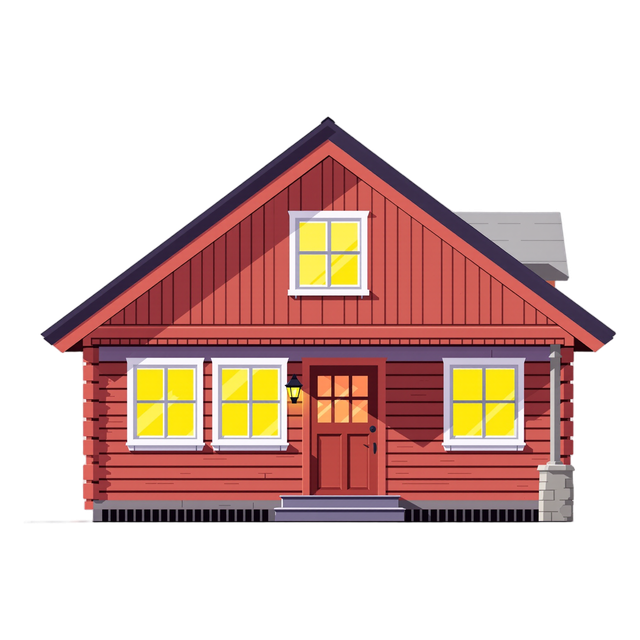
#> input picture DesignSandbox/Art/pl-house-cabin.png, 640 x 640 px
$ python porchlight_windows.py
#> lines starting #> are read from the running program, lines starting #| are printed output that depends on the picture; after the words box and inside, x2 and y2 are one past the last pixel; in counts of white or black regions, pixels touching at a corner belong together
"""Find the baked-in lit windows in the Porchlight house renders so code can overlay lit/unlit glass.

Prints normalized rects (x, y, w, h in 0…1 of the cropped image) per house as Swift literals.
Run after import_art_r3.py has produced DesignSandbox/Art/pl-house-*.png.
"""
import os
import numpy as np
from PIL import Image

ART = os.path.join(os.path.dirname(__file__), '..', '..', 'DesignSandbox', 'Art')


def windows(path, min_px=40):
#> called with min_px = 40
    im = np.asarray(Image.open(path).convert('RGBA')).astype(int)
    r, g, b, a = im[..., 0], im[..., 1], im[..., 2], im[..., 3]
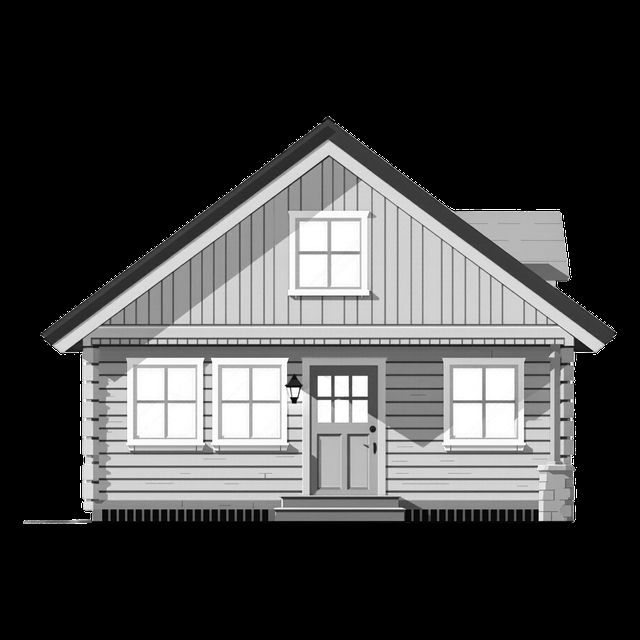
#> r: shape (640, 640) int64; min 0, max 255, mean 66.2
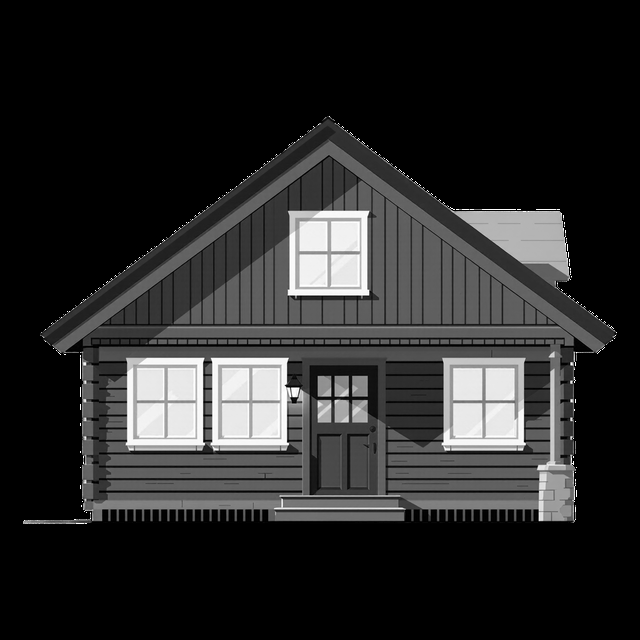
#> g: shape (640, 640) int64; min 0, max 255, mean 40.7
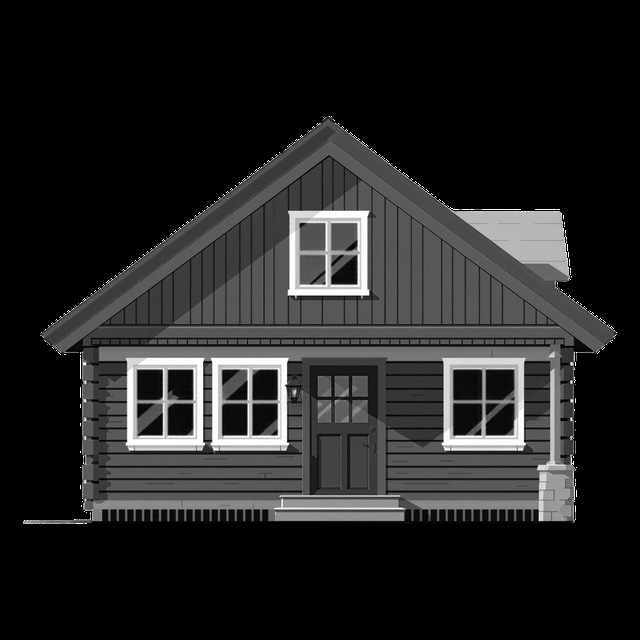
#> b: shape (640, 640) int64; min 0, max 255, mean 35.7
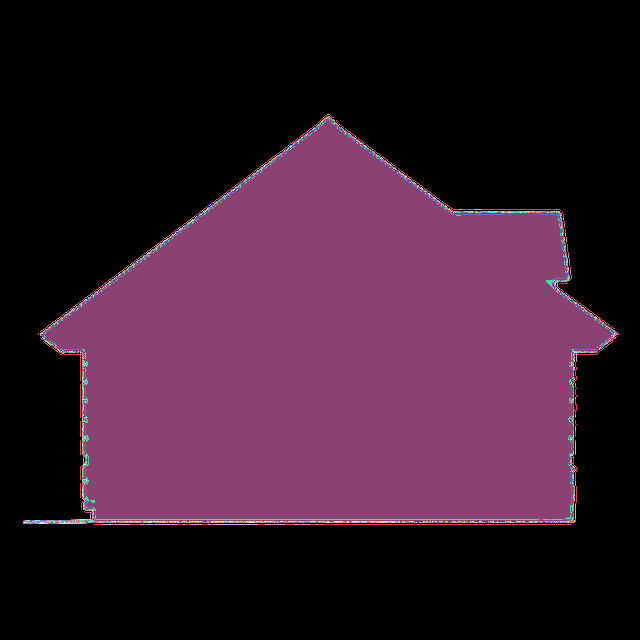
#> a: shape (640, 640) int64; 256 distinct labels, from 0 to 255; one colour per label, 0 black
    yellow = (r > 200) & (g > 165) & (b < 150) & (a > 200) & (r - b > 80)
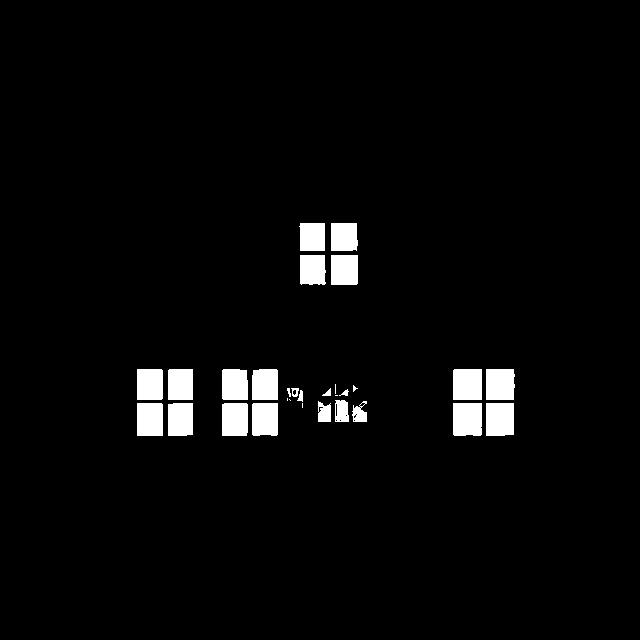
#> yellow: shape (640, 640) bool; 3.4% white; 30 white regions (6 under 20 px), largest, box (x1, y1, x2, y2) and area: (453, 403, 482, 436) 947, (486, 403, 514, 436) 915, (453, 369, 482, 400) 898
    h, w = yellow.shape
#> h = 640; w = 640
    seen = np.zeros_like(yellow)
    rects = []
    for y in range(h):
        for x in range(w):
            if yellow[y, x] and not seen[y, x]:
                stack = [(y, x)]; seen[y, x] = True
                ys, xs = [], []
                while stack:
                    cy, cx = stack.pop(); ys.append(cy); xs.append(cx)
                    for ny, nx in ((cy + 1, cx), (cy - 1, cx), (cy, cx + 1), (cy, cx - 1)):
                        if 0 <= ny < h and 0 <= nx < w and yellow[ny, nx] and not seen[ny, nx]:
                            seen[ny, nx] = True; stack.append((ny, nx))
                if len(ys) >= min_px:
                    x0, x1, y0, y1 = min(xs), max(xs), min(ys), max(ys)
                    if (x1 - x0) > 4 and (y1 - y0) > 4:
                        rects.append((x0 / w, y0 / h, (x1 - x0 + 1) / w, (y1 - y0 + 1) / h))
    # merge panes that touch (mullions split one window into 2-4 panes)
    merged = []
    for rc in sorted(rects, key=lambda t: (t[1], t[0])):
        for i, m in enumerate(merged):
            if rc[0] < m[0] + m[2] + 0.012 and m[0] < rc[0] + rc[2] + 0.012 and rc[1] < m[1] + m[3] + 0.012 and m[1] < rc[1] + rc[3] + 0.012:
                x0 = min(m[0], rc[0]); y0 = min(m[1], rc[1])
                x1 = max(m[0] + m[2], rc[0] + rc[2]); y1 = max(m[1] + m[3], rc[1] + rc[3])
                merged[i] = (x0, y0, x1 - x0, y1 - y0)
                break
        else:
            merged.append(rc)
    merged = [m for m in merged if m[2] * m[3] > 0.0006]
    return sorted(merged, key=lambda t: (round(t[1], 1), t[0]))


for name in ['pl-house-cabin', 'pl-house-duplex']:
    p = os.path.join(ART, name + '.png')
    if os.path.exists(p):
        ws = windows(p)
        lits = ', '.join(f'CGRect(x: {x:.3f}, y: {y:.3f}, width: {w:.3f}, height: {h:.3f})' for x, y, w, h in ws)
        print(f'"{name}": [{lits}],')
#> (printed output is left out)
#> pass 2 of the loop `for name in ['pl-house-cabin', 'pl-house-duplex']:`:
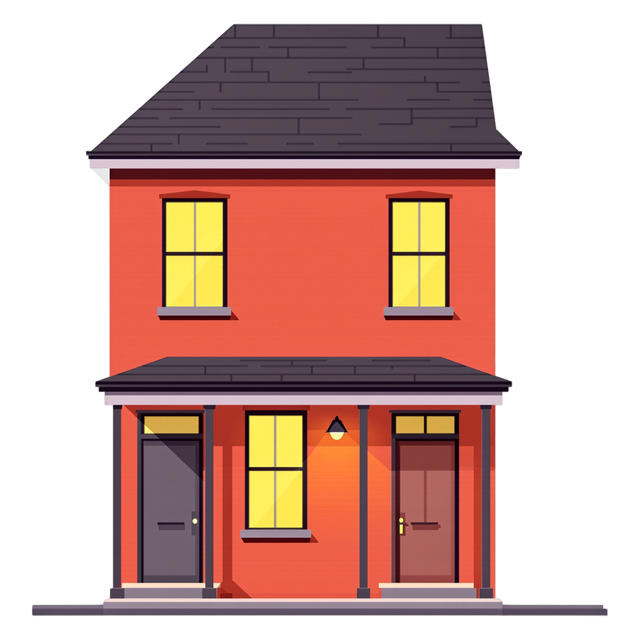
#> input picture DesignSandbox/Art/pl-house-duplex.png, 640 x 640 px
#> in windows (call 2), `r, g, b, a = im[..., 0], im[..., 1], im[..., 2], im[..., 3]`:
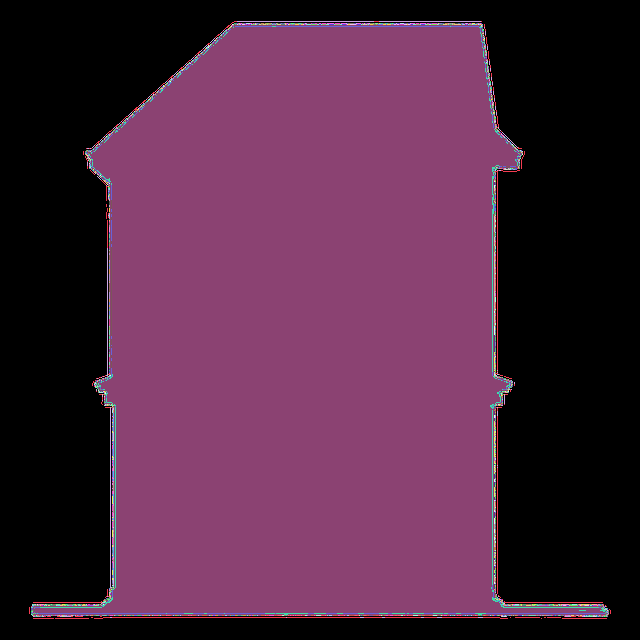
#> a: shape (640, 640) int64; 256 distinct labels, from 0 to 255; one colour per label, 0 black
#> in windows (call 2), `yellow = (r > 200) & (g > 165) & (b < 150) & (a > 200) & (r - b > 80)`:
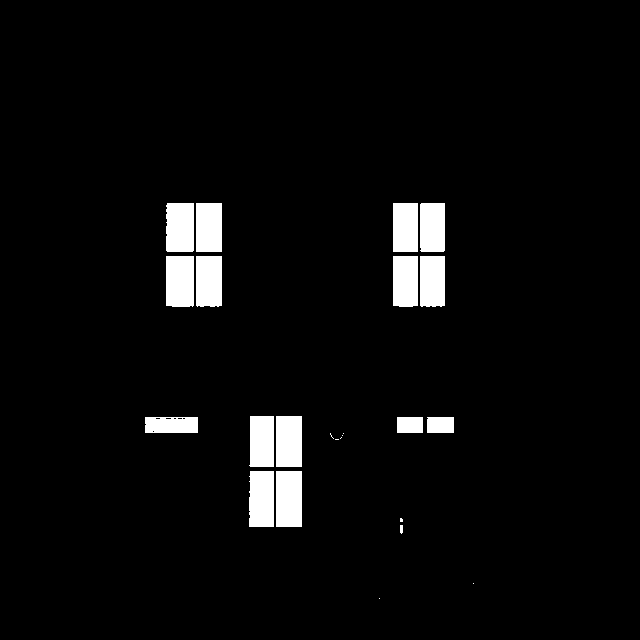
#> yellow: shape (640, 640) bool; 4.3% white; 24 white regions (8 under 20 px), largest, box (x1, y1, x2, y2) and area: (276, 471, 302, 527) 1456, (166, 256, 194, 307) 1419, (249, 471, 274, 527) 1374
#> (printed output is left out)
